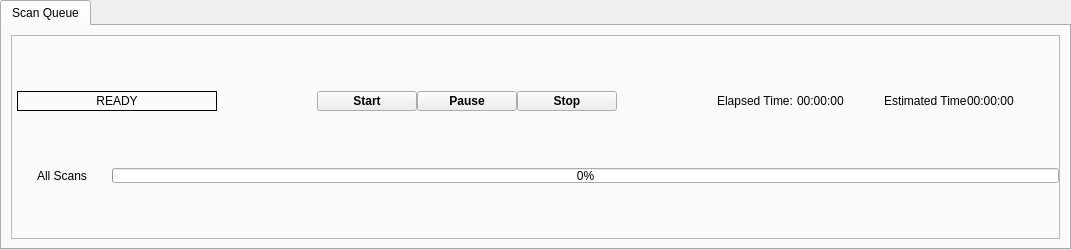
  <widget class="QDockWidget" name="dockWidget_2">
   <property name="minimumSize">
    <size>
     <width>1000</width>
     <height>250</height>
    </size>
   </property>
   <property name="maximumSize">
    <size>
     <width>1100</width>
     <height>524287</height>
    </size>
   </property>
   <property name="features">
    <set>QDockWidget::NoDockWidgetFeatures</set>
   </property>
   <property name="windowTitle">
    <string>Status</string>
   </property>
   <attribute name="dockWidgetArea">
    <number>8</number>
   </attribute>
   <widget class="QWidget" name="dockWidgetContents_2">
    <layout class="QVBoxLayout" name="verticalLayout_23">
     <property name="spacing">
      <number>0</number>
     </property>
     <property name="leftMargin">
      <number>0</number>
     </property>
     <property name="topMargin">
      <number>0</number>
     </property>
     <property name="rightMargin">
      <number>0</number>
     </property>
     <property name="bottomMargin">
      <number>0</number>
     </property>
     <item>
      <widget class="QTabWidget" name="propertiesTabWidget">
       <property name="currentIndex">
        <number>0</number>
       </property>
       <widget class="QWidget" name="scan_queue_tab">
        <attribute name="title">
         <string>Scan Queue</string>
        </attribute>
        <layout class="QVBoxLayout" name="verticalLayout_7">
         <item>
          <widget class="QFrame" name="scanQFrame">
           <property name="maximumSize">
            <size>
             <width>16777215</width>
             <height>16777215</height>
            </size>
           </property>
           <property name="frameShape">
            <enum>QFrame::StyledPanel</enum>
           </property>
           <property name="frameShadow">
            <enum>QFrame::Raised</enum>
           </property>
           <layout class="QVBoxLayout" name="verticalLayout_27">
            <property name="spacing">
             <number>0</number>
            </property>
            <property name="leftMargin">
             <number>0</number>
            </property>
            <property name="topMargin">
             <number>0</number>
            </property>
            <property name="rightMargin">
             <number>0</number>
            </property>
            <property name="bottomMargin">
             <number>0</number>
            </property>
            <item>
             <layout class="QHBoxLayout" name="horizontalLayout_19">
              <property name="sizeConstraint">
               <enum>QLayout::SetDefaultConstraint</enum>
              </property>
              <property name="leftMargin">
               <number>5</number>
              </property>
              <property name="topMargin">
               <number>2</number>
              </property>
              <property name="rightMargin">
               <number>5</number>
              </property>
              <property name="bottomMargin">
               <number>2</number>
              </property>
              <item>
               <widget class="QLabel" name="scanActionLbl">
                <property name="minimumSize">
                 <size>
                  <width>200</width>
                  <height>0</height>
                 </size>
                </property>
                <property name="maximumSize">
                 <size>
                  <width>16777215</width>
                  <height>20</height>
                 </size>
                </property>
                <property name="autoFillBackground">
                 <bool>false</bool>
                </property>
                <property name="styleSheet">
                 <string notr="true"/>
                </property>
                <property name="frameShape">
                 <enum>QFrame::Box</enum>
                </property>
                <property name="text">
                 <string>READY</string>
                </property>
                <property name="textFormat">
                 <enum>Qt::PlainText</enum>
                </property>
                <property name="alignment">
                 <set>Qt::AlignCenter</set>
                </property>
                <property name="busy" stdset="0">
                 <bool>false</bool>
                </property>
               </widget>
              </item>
              <item>
               <spacer name="horizontalSpacer_4">
                <property name="orientation">
                 <enum>Qt::Horizontal</enum>
                </property>
                <property name="sizeHint" stdset="0">
                 <size>
                  <width>100</width>
                  <height>20</height>
                 </size>
                </property>
               </spacer>
              </item>
              <item>
               <widget class="QPushButton" name="startBtn">
                <property name="minimumSize">
                 <size>
                  <width>100</width>
                  <height>0</height>
                 </size>
                </property>
                <property name="maximumSize">
                 <size>
                  <width>16777215</width>
                  <height>20</height>
                 </size>
                </property>
                <property name="font">
                 <font>
                  <weight>75</weight>
                  <bold>true</bold>
                 </font>
                </property>
                <property name="text">
                 <string>Start</string>
                </property>
                <property name="flat">
                 <bool>false</bool>
                </property>
               </widget>
              </item>
              <item>
               <widget class="QPushButton" name="pauseBtn">
                <property name="minimumSize">
                 <size>
                  <width>100</width>
                  <height>0</height>
                 </size>
                </property>
                <property name="maximumSize">
                 <size>
                  <width>16777215</width>
                  <height>20</height>
                 </size>
                </property>
                <property name="font">
                 <font>
                  <weight>75</weight>
                  <bold>true</bold>
                 </font>
                </property>
                <property name="text">
                 <string>Pause</string>
                </property>
                <property name="checkable">
                 <bool>true</bool>
                </property>
                <property name="checked">
                 <bool>false</bool>
                </property>
               </widget>
              </item>
              <item>
               <widget class="QPushButton" name="stopBtn">
                <property name="minimumSize">
                 <size>
                  <width>100</width>
                  <height>0</height>
                 </size>
                </property>
                <property name="maximumSize">
                 <size>
                  <width>16777215</width>
                  <height>20</height>
                 </size>
                </property>
                <property name="font">
                 <font>
                  <weight>75</weight>
                  <bold>true</bold>
                 </font>
                </property>
                <property name="text">
                 <string>Stop</string>
                </property>
               </widget>
              </item>
              <item>
               <spacer name="horizontalSpacer_5">
                <property name="orientation">
                 <enum>Qt::Horizontal</enum>
                </property>
                <property name="sizeHint" stdset="0">
                 <size>
                  <width>100</width>
                  <height>20</height>
                 </size>
                </property>
               </spacer>
              </item>
              <item>
               <widget class="QLabel" name="label_31">
                <property name="maximumSize">
                 <size>
                  <width>16777215</width>
                  <height>20</height>
                 </size>
                </property>
                <property name="text">
                 <string>Elapsed Time: </string>
                </property>
               </widget>
              </item>
              <item>
               <widget class="QLabel" name="elapsedTimeLbl">
                <property name="maximumSize">
                 <size>
                  <width>16777215</width>
                  <height>20</height>
                 </size>
                </property>
                <property name="palette">
                 <palette>
                  <active>
                   <colorrole role="Button">
                    <brush brushstyle="SolidPattern">
                     <color alpha="255">
                      <red>223</red>
                      <green>223</green>
                      <blue>224</blue>
                     </color>
                    </brush>
                   </colorrole>
                   <colorrole role="Text">
                    <brush brushstyle="SolidPattern">
                     <color alpha="255">
                      <red>0</red>
                      <green>0</green>
                      <blue>255</blue>
                     </color>
                    </brush>
                   </colorrole>
                   <colorrole role="Base">
                    <brush brushstyle="SolidPattern">
                     <color alpha="255">
                      <red>223</red>
                      <green>223</green>
                      <blue>224</blue>
                     </color>
                    </brush>
                   </colorrole>
                   <colorrole role="Window">
                    <brush brushstyle="SolidPattern">
                     <color alpha="255">
                      <red>223</red>
                      <green>223</green>
                      <blue>224</blue>
                     </color>
                    </brush>
                   </colorrole>
                  </active>
                  <inactive>
                   <colorrole role="Button">
                    <brush brushstyle="SolidPattern">
                     <color alpha="255">
                      <red>223</red>
                      <green>223</green>
                      <blue>224</blue>
                     </color>
                    </brush>
                   </colorrole>
                   <colorrole role="Text">
                    <brush brushstyle="SolidPattern">
                     <color alpha="255">
                      <red>0</red>
                      <green>0</green>
                      <blue>255</blue>
                     </color>
                    </brush>
                   </colorrole>
                   <colorrole role="Base">
                    <brush brushstyle="SolidPattern">
                     <color alpha="255">
                      <red>223</red>
                      <green>223</green>
                      <blue>224</blue>
                     </color>
                    </brush>
                   </colorrole>
                   <colorrole role="Window">
                    <brush brushstyle="SolidPattern">
                     <color alpha="255">
                      <red>223</red>
                      <green>223</green>
                      <blue>224</blue>
                     </color>
                    </brush>
                   </colorrole>
                  </inactive>
                  <disabled>
                   <colorrole role="Button">
                    <brush brushstyle="SolidPattern">
                     <color alpha="255">
                      <red>223</red>
                      <green>223</green>
                      <blue>224</blue>
                     </color>
                    </brush>
                   </colorrole>
                   <colorrole role="Text">
                    <brush brushstyle="SolidPattern">
                     <color alpha="255">
                      <red>110</red>
                      <green>110</green>
                      <blue>110</blue>
                     </color>
                    </brush>
                   </colorrole>
                   <colorrole role="Base">
                    <brush brushstyle="SolidPattern">
                     <color alpha="255">
                      <red>223</red>
                      <green>223</green>
                      <blue>224</blue>
                     </color>
                    </brush>
                   </colorrole>
                   <colorrole role="Window">
                    <brush brushstyle="SolidPattern">
                     <color alpha="255">
                      <red>223</red>
                      <green>223</green>
                      <blue>224</blue>
                     </color>
                    </brush>
                   </colorrole>
                  </disabled>
                 </palette>
                </property>
                <property name="font">
                 <font>
                  <weight>50</weight>
                  <bold>false</bold>
                 </font>
                </property>
                <property name="text">
                 <string>00:00:00</string>
                </property>
               </widget>
              </item>
              <item>
               <spacer name="horizontalSpacer">
                <property name="orientation">
                 <enum>Qt::Horizontal</enum>
                </property>
                <property name="sizeHint" stdset="0">
                 <size>
                  <width>40</width>
                  <height>20</height>
                 </size>
                </property>
               </spacer>
              </item>
              <item>
               <widget class="QLabel" name="label_33">
                <property name="maximumSize">
                 <size>
                  <width>16777215</width>
                  <height>20</height>
                 </size>
                </property>
                <property name="text">
                 <string>Estimated Time</string>
                </property>
               </widget>
              </item>
              <item>
               <widget class="QLabel" name="timeLeftLbl">
                <property name="maximumSize">
                 <size>
                  <width>16777215</width>
                  <height>20</height>
                 </size>
                </property>
                <property name="palette">
                 <palette>
                  <active>
                   <colorrole role="Button">
                    <brush brushstyle="SolidPattern">
                     <color alpha="255">
                      <red>223</red>
                      <green>223</green>
                      <blue>224</blue>
                     </color>
                    </brush>
                   </colorrole>
                   <colorrole role="Text">
                    <brush brushstyle="SolidPattern">
                     <color alpha="255">
                      <red>0</red>
                      <green>0</green>
                      <blue>255</blue>
                     </color>
                    </brush>
                   </colorrole>
                   <colorrole role="Base">
                    <brush brushstyle="SolidPattern">
                     <color alpha="255">
                      <red>223</red>
                      <green>223</green>
                      <blue>224</blue>
                     </color>
                    </brush>
                   </colorrole>
                   <colorrole role="Window">
                    <brush brushstyle="SolidPattern">
                     <color alpha="255">
                      <red>223</red>
                      <green>223</green>
                      <blue>224</blue>
                     </color>
                    </brush>
                   </colorrole>
                  </active>
                  <inactive>
                   <colorrole role="Button">
                    <brush brushstyle="SolidPattern">
                     <color alpha="255">
                      <red>223</red>
                      <green>223</green>
                      <blue>224</blue>
                     </color>
                    </brush>
                   </colorrole>
                   <colorrole role="Text">
                    <brush brushstyle="SolidPattern">
                     <color alpha="255">
                      <red>0</red>
                      <green>0</green>
                      <blue>255</blue>
                     </color>
                    </brush>
                   </colorrole>
                   <colorrole role="Base">
                    <brush brushstyle="SolidPattern">
                     <color alpha="255">
                      <red>223</red>
                      <green>223</green>
                      <blue>224</blue>
                     </color>
                    </brush>
                   </colorrole>
                   <colorrole role="Window">
                    <brush brushstyle="SolidPattern">
                     <color alpha="255">
                      <red>223</red>
                      <green>223</green>
                      <blue>224</blue>
                     </color>
                    </brush>
                   </colorrole>
                  </inactive>
                  <disabled>
                   <colorrole role="Button">
                    <brush brushstyle="SolidPattern">
                     <color alpha="255">
                      <red>223</red>
                      <green>223</green>
                      <blue>224</blue>
                     </color>
                    </brush>
                   </colorrole>
                   <colorrole role="Text">
                    <brush brushstyle="SolidPattern">
                     <color alpha="255">
                      <red>110</red>
                      <green>110</green>
                      <blue>110</blue>
                     </color>
                    </brush>
                   </colorrole>
                   <colorrole role="Base">
                    <brush brushstyle="SolidPattern">
                     <color alpha="255">
                      <red>223</red>
                      <green>223</green>
                      <blue>224</blue>
                     </color>
                    </brush>
                   </colorrole>
                   <colorrole role="Window">
                    <brush brushstyle="SolidPattern">
                     <color alpha="255">
                      <red>223</red>
                      <green>223</green>
                      <blue>224</blue>
                     </color>
                    </brush>
                   </colorrole>
                  </disabled>
                 </palette>
                </property>
                <property name="font">
                 <font>
                  <weight>50</weight>
                  <bold>false</bold>
                 </font>
                </property>
                <property name="text">
                 <string>00:00:00</string>
                </property>
               </widget>
              </item>
              <item>
               <spacer name="horizontalSpacer_6">
                <property name="orientation">
                 <enum>Qt::Horizontal</enum>
                </property>
                <property name="sizeHint" stdset="0">
                 <size>
                  <width>40</width>
                  <height>20</height>
                 </size>
                </property>
               </spacer>
              </item>
             </layout>
            </item>
            <item>
             <layout class="QHBoxLayout" name="horizontalLayout_26">
              <property name="sizeConstraint">
               <enum>QLayout::SetDefaultConstraint</enum>
              </property>
              <property name="topMargin">
               <number>2</number>
              </property>
              <property name="bottomMargin">
               <number>2</number>
              </property>
              <item>
               <widget class="QLabel" name="label_44">
                <property name="minimumSize">
                 <size>
                  <width>100</width>
                  <height>0</height>
                 </size>
                </property>
                <property name="maximumSize">
                 <size>
                  <width>100</width>
                  <height>16</height>
                 </size>
                </property>
                <property name="text">
                 <string>All Scans</string>
                </property>
                <property name="alignment">
                 <set>Qt::AlignCenter</set>
                </property>
               </widget>
              </item>
              <item>
               <widget class="QProgressBar" name="totalProgBar">
                <property name="sizePolicy">
                 <sizepolicy hsizetype="Preferred" vsizetype="Fixed">
                  <horstretch>0</horstretch>
                  <verstretch>0</verstretch>
                 </sizepolicy>
                </property>
                <property name="minimumSize">
                 <size>
                  <width>0</width>
                  <height>15</height>
                 </size>
                </property>
                <property name="maximumSize">
                 <size>
                  <width>16777215</width>
                  <height>15</height>
                 </size>
                </property>
                <property name="value">
                 <number>0</number>
                </property>
               </widget>
              </item>
             </layout>
            </item>
           </layout>
          </widget>
         </item>
        </layout>
       </widget>
      </widget>
     </item>
    </layout>
   </widget>
  </widget>
